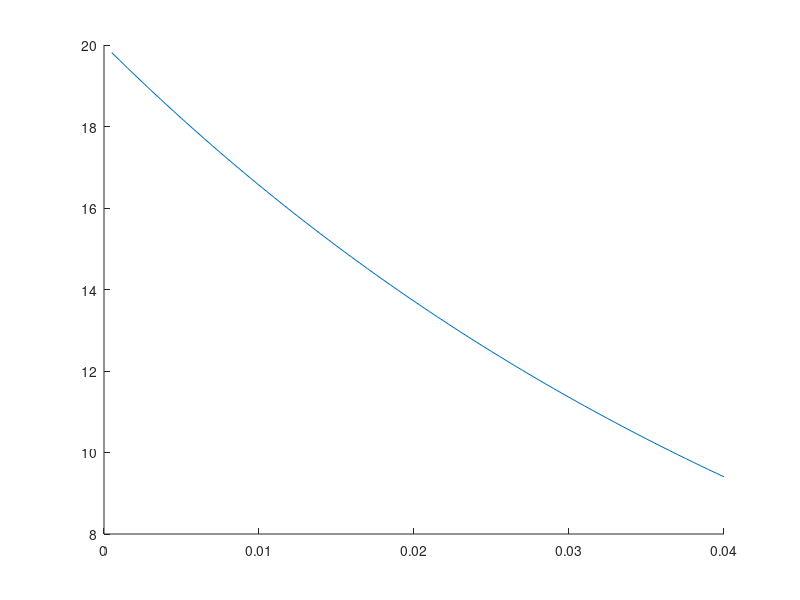

This chart was generated by the following MATLAB code:

% for one repeller
beta_1=20;
beta_2=0.5;
dist_obs=zeros(1,100);
lambda_obs=zeros(1,100);
rob_rad=0.053/2;

dist_obs(1:20)=0.04;
offset=0;

for i=21:100
    
    dist_obs(i)=0.04-offset;
    offset=offset+0.0005;
end

for i=1:100
    lambda_obs(i) =  beta_1 * exp( -beta_2*dist_obs(i)/ rob_rad );
end
hold on
plot(dist_obs,lambda_obs)
